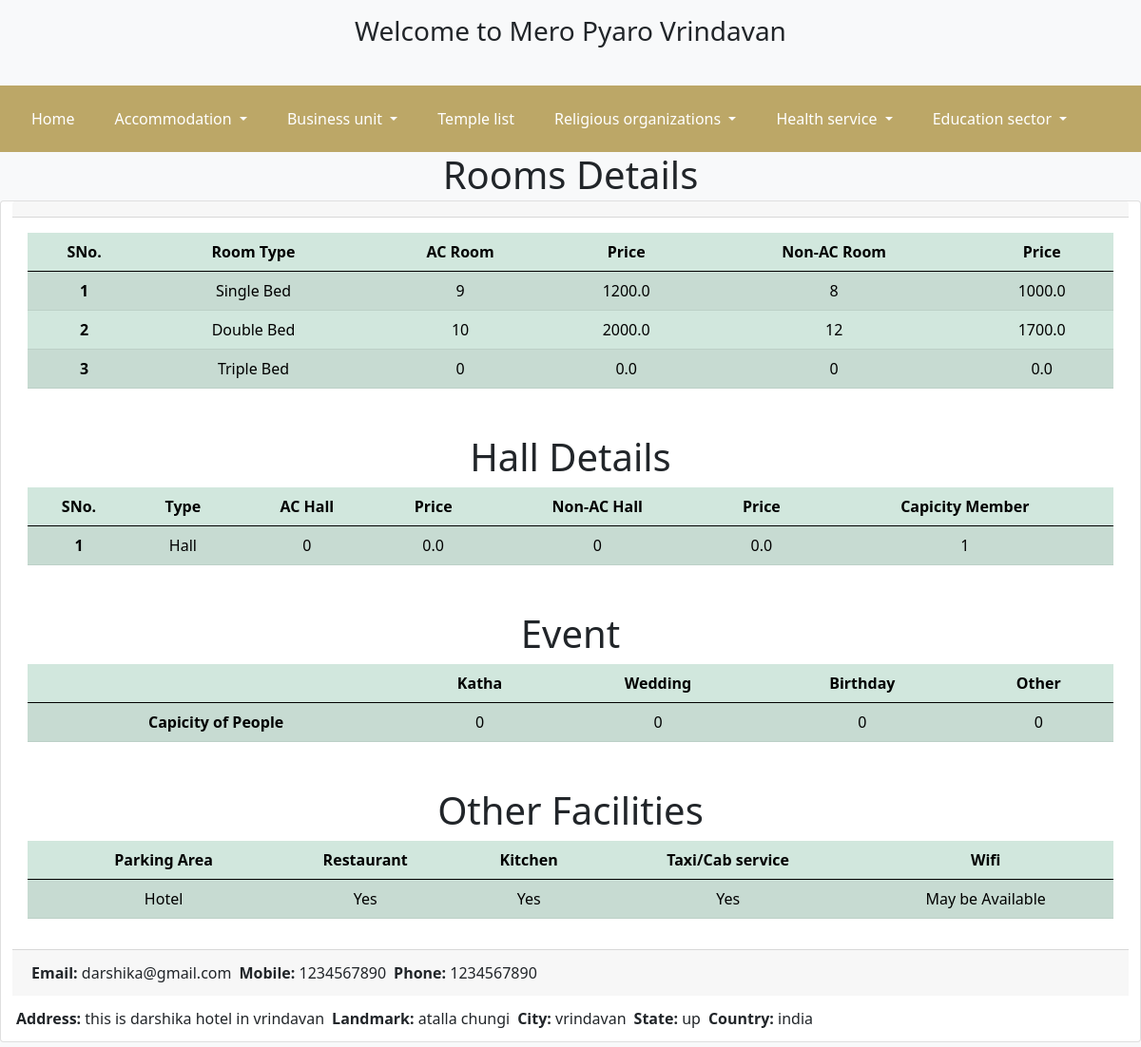
/visiting/1/, run on an earlier commit of the app's database.
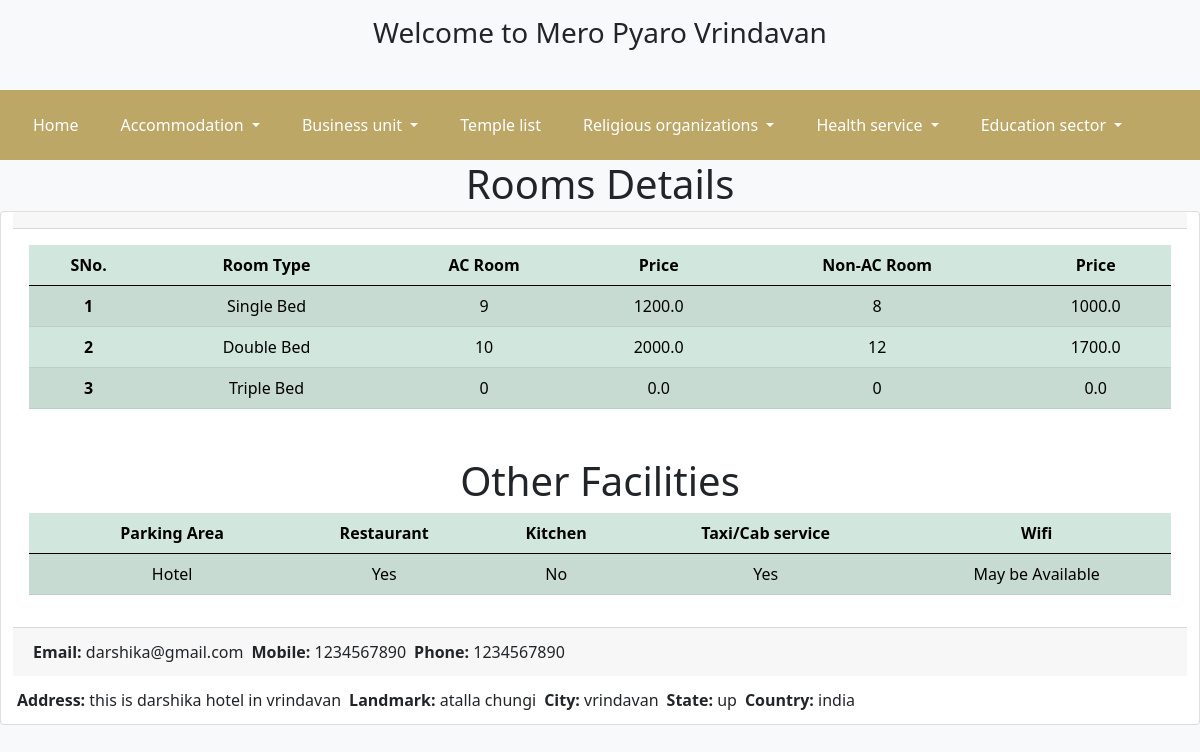
And on a later commit of the database.
### business/models.py (models this page shows, shortened)
class business(models.Model):
    business_type = models.ForeignKey(BusinessType,on_delete=models.PROTECT)
    name = models.CharField(max_length=1000,null=True)
    address = models.TextField(null=True)
    landmark = models.CharField(max_length=1000,null=True)
    city = models.CharField(max_length=1000,null=True,default='')
    state = models.CharField(max_length=1000,null=True,default='')
    country = models.CharField(max_length=1000,null=True,default='')
    mobile = models.CharField(max_length=20,null=True)
    phone = models.CharField(max_length=20,null=True, blank=True)
    email = models.EmailField(null=True)
    website = models.URLField(null=True, blank=True)
    main_img = models.ImageField(upload_to='business_image',null=True,default=None)
    room_img1 = models.ImageField(upload_to='business_image',null=True,default=None, blank=True)
    room_img2 = models.ImageField(upload_to='business_image',null=True,default=None, blank=True)
    room_img3 = models.ImageField(upload_to='business_image',null=True,default=None, blank=True)
    room_img4 = models.ImageField(upload_to='business_image',null=True,default=None, blank=True)
    intercome = models.BooleanField(null=True,default=False, blank=True)
    room_service = models.BooleanField(null=True,default=False, blank=True)
    power_backup_ac = models.BooleanField(null=True,default=False, blank=True)
    power_backup_fan = models.BooleanField(null=True,default=False, blank=True)
    hot_water = models.BooleanField(null=True,default=False, blank=True)
    room_tv = models.BooleanField(null=True,default=False, blank=True)
    travel_guide = models.BooleanField(null=True,default=False, blank=True)
    is_single = models.BooleanField(null=True,default=True)
    single_ac = models.IntegerField(null=True, default=0)
    single_non_ac = models.IntegerField(null=True, default=0)
    single_for = models.IntegerField(null=True,default=1)
    single_ac_price = models.FloatField(null=True, default=0.0)
    single_non_ac_price = models.FloatField(null=True, default=0.0)
    is_double = models.BooleanField(null=True,default=True)
    double_ac = models.IntegerField(null=True, default=0)
    double_non_ac = models.IntegerField(null=True, default=0)
    double_for = models.IntegerField(null=True,default=2)
    double_ac_price = models.FloatField(null=True, default=0.0)
    double_non_ac_price = models.FloatField(null=True, default=0.0)
    is_triple = models.BooleanField(null=True,default=True)
    triple_ac = models.IntegerField(null=True, default=0)
    triple_non_ac = models.IntegerField(null=True, default=0)
    triple_for = models.IntegerField(null=True,default=3)
    triple_ac_price = models.FloatField(null=True, default=0.0)
    triple_non_ac_price = models.FloatField(null=True, default=0.0)
    is_four = models.BooleanField(null=True,default=False)
    four_ac = models.IntegerField(null=True, default=0)
    four_non_ac = models.IntegerField(null=True, default=0)
    four_for = models.IntegerField(null=True,default=4)
    four_ac_price = models.FloatField(null=True, default=0.0)
    four_non_ac_price = models.FloatField(null=True, default=0.0)
    is_five = models.BooleanField(null=True,default=False)
    five_ac = models.IntegerField(null=True, default=0)
    five_non_ac = models.IntegerField(null=True, default=0)
    five_for = models.IntegerField(null=True,default=5)
    five_ac_price = models.FloatField(null=True, default=0.0)
    five_non_ac_price = models.FloatField(null=True, default=0.0)
    is_six = models.BooleanField(null=True,default=False)
    six_ac = models.IntegerField(null=True, default=0)
    six_non_ac = models.IntegerField(null=True, default=0)
    six_for = models.IntegerField(null=True,default=5)
    six_ac_price = models.FloatField(null=True, default=0.0)
    six_non_ac_price = models.FloatField(null=True, default=0.0)
    is_hall = models.BooleanField(null=True,default=False)
    hall_ac = models.IntegerField(null=True, default=0)
    hall_non_ac = models.IntegerField(null=True, default=0)
    hall_for = models.IntegerField(null=True,default=1)
    hall_ac_price = models.FloatField(null=True, default=0.0)
    hall_non_ac_price = models.FloatField(null=True, default=0.0)
    arrangement_for_katha = models.BooleanField(null=True,default=False)
    katha_people = models.IntegerField(null=True,default=0)
    arrangement_for_wedding = models.BooleanField(null=True,default=False)
    wedding_people = models.IntegerField(null=True,default=0)
    arrangement_for_birthday = models.BooleanField(null=True,default=False)
    birthday_people = models.IntegerField(null=True,default=0)
    arrangement_for_other = models.BooleanField(null=True,default=False)
    other_people = models.IntegerField(null=True,default=0)
    booking = models.BooleanField(null=True,default=False)
    booking_accept = models.CharField(max_length=500,null=True, default='')
    kitchen = models.BooleanField(null=True,default=False)
    kitchen_for = models.IntegerField(null=True,default=0)
    parking = models.BooleanField(null=True,default=False)
    parking_address = models.CharField(max_length=100, null=True,default='Hotel')
    restaurant = models.BooleanField(null=True,default=False)
    restaurant_for = models.IntegerField(null=True,default=0)
    taxi_service = models.BooleanField(null=True,default=False)
    checkout = models.CharField(max_length=50,null=True, default='12:00pm for 24 hrs')
    owner_name = models.CharField(max_length=100,null=True,default='', blank=True)
    manager_contact_no = models.CharField(max_length=15,null=True,default='')
    attr1 = models.CharField(max_length=100,null=True,default='', blank=True)
    attr2 = models.CharField(max_length=100,null=True,default='', blank=True)
    attr3 = models.CharField(max_length=100,null=True,default='', blank=True)
    attr4 = models.CharField(max_length=100,null=True,default='', blank=True)
    attr5 = models.CharField(max_length=100,null=True,default='', blank=True)
    attr6 = models.IntegerField(null=True,default=0, blank=True)
    attr7 = models.IntegerField(null=True,default=0, blank=True)
    attr8 = models.IntegerField(null=True,default=0, blank=True)
    attr9 = models.IntegerField(null=True,default=0, blank=True)
    attr10 = models.IntegerField(null=True,default=0, blank=True)

### homepage/views.py (the view)
# urls.py: path('visiting/<int:id>/', views.visiting,name='visiting'),
def visiting(request,id):
    view_business = business.objects.get(id=id)
    context = {
        'business_details':view_business
    }
    return render(request,'visiting.html',context)

### homepage/templates/visiting.html (shortened to what this page needs)
{% extends 'base.html' %}
{% block content %}
<div class="container-fluid">
    <h1 class="text-center">Rooms Details</h1>
    <div class="row">
        <div class="hori card text-center">
            <div class="card-header">
            </div>
            <div class="card-body">
                <table class="table table-success table-striped">
                    <thead>
                        <tr>
                            <th scope="col">SNo.</th>
                            <th scope="col">Room Type</th>
                            <th scope="col">AC Room</th>
                            <th scope="col">Price</th>
                            <th scope="col">Non-AC Room</th>
                            <th scope="col">Price</th>
                        </tr>
                    </thead>
                    <tbody>
                        {% if business_details.is_single %}
                        <tr>
                            <th scope="row">1</th>
                            <td>Single Bed</td>
                            <td>{{business_details.single_ac}}</td>
                            <td>{{business_details.single_ac_price}}</td>
                            <td>{{business_details.single_non_ac}}</td>
                            <td>{{business_details.single_non_ac_price}}</td>
                        </tr>
                        {% endif %}
                        {% if business_details.is_double %}
                        <tr>
                            <th scope="row">2</th>
                            <td>Double Bed</td>
                            <td>{{business_details.double_ac}}</td>
                            <td>{{business_details.double_ac_price}}</td>
                            <td>{{business_details.double_non_ac}}</td>
                            <td>{{business_details.double_non_ac_price}}</td>
                        </tr>
                        {% endif %}
                        {% if business_details.is_triple %}
                        <tr>
                            <th scope="row">3</th>
                            <td>Triple Bed</td>
                            <td>{{business_details.triple_ac}}</td>
                            <td>{{business_details.triple_ac_price}}</td>
                            <td>{{business_details.triple_non_ac}}</td>
                            <td>{{business_details.triple_non_ac_price}}</td>
                        </tr>
                        {% endif %}
                    </tbody>
                </table>
            </div>
            {% if business_details.is_hall %}
            <div class="card-body">
                <h1 class="text-center">Hall Details</h1>
                <table class="table table-success table-striped">
                    <thead>
                        <tr>
                            <th scope="col">SNo.</th>
                            <th scope="col">Type</th>
                            <th scope="col">AC Hall</th>
                            <th scope="col">Price</th>
                            <th scope="col">Non-AC Hall</th>
                            <th scope="col">Price</th>
                            <th scope="col">Capicity Member</th>
                        </tr>
                    </thead>
                    <tbody>
                        <tr>
                            <th scope="row">1</th>
                            <td>Hall</td>
                            <td>{{business_details.hall_ac}}</td>
                            <td>{{business_details.hall_ac_price}}</td>
                            <td>{{business_details.hall_non_ac}}</td>
                            <td>{{business_details.hall_non_ac_price}}</td>
                            <td>{{business_details.hall_for}}</td>
                        </tr>
                    </tbody>
                </table>
            </div>
            {% endif %}
            {% if business_details.arrangement_for_katha %}
            <div class="card-body">
                <h1 class="text-center">Event</h1>
                <table class="table table-success table-striped">
                    <thead>
                        <tr>
                            <th scope="col"></th>
                            <th scope="col">Katha</th>
                            <th scope="col">Wedding</th>
                            <th scope="col">Birthday</th>
                            <th scope="col">Other</th>
                        </tr>
                    </thead>
                    <tbody>
                        <tr>
                            <th scope="row">Capicity of People</th>
                            <td>{{business_details.katha_people}}</td>
                            <td>{{business_details.wedding_people}}</td>
                            <td>{{business_details.birthday_people}}</td>
                            <td>{{business_details.other_people}}</td>
                        </tr>
                    </tbody>
                </table>
            </div>
            {% endif %}
            <div class="card-body">
                <h1 class="text-center">Other Facilities</h1>
                <table class="table table-success table-striped">
                    <thead>
                        <tr>
                            <th scope="col"></th>
                            <th scope="col">Parking Area</th>
                            <th scope="col">Restaurant</th>
                            <th scope="col">Kitchen</th>
                            <th scope="col">Taxi/Cab service</th>
                            <th scope="col">Wifi</th>
                        </tr>
                    </thead>
                    <tbody>
                        <tr>
                            <th scope="row"></th>
                            <td>{{business_details.parking_address}}</td>
                            <td>{% if business_details.restaurant %} Yes {% else %} No {% endif %}</td>
                            <td>{% if business_details.kitchen %} Yes {% else %} No {% endif %}</td>
                            <td>{% if business_details.taxi_service %} Yes {% else %} No {% endif %}</td>
                            <td>May be Available</td>
                        </tr>
                    </tbody>
                </table>
            </div>
            <div>
                <div class="card-footer d-flex mb-2">
                    <div class="m-1"><b>Email:</b> {{business_details.email}}</div>
                    <div class="m-1"><b>Mobile:</b> {{business_details.mobile}}</div>
                    <div class="m-1"><b>Phone:</b> {{business_details.phone}}</div>
                </div>
                <div class="d-flex mb-2">
                    <div class="m-1"><b>Address:</b> {{business_details.address}}</div>
                    <div class="m-1"><b>Landmark:</b> {{business_details.landmark}}</div>
                    <div class="m-1"><b>City:</b> {{business_details.city}}</div>
                    <div class="m-1"><b>State:</b> {{business_details.state}}</div>
                    <div class="m-1"><b>Country:</b> {{business_details.country}}</div>
                </div>
            </div>
        </div>
    </div>
</div>
{% endblock %}

### templates/base.html (shortened to what this page needs)
<!DOCTYPE html>
<html>
<head>
    <link href="https://cdn.jsdelivr.net/npm/bootstrap@5.0.2/dist/css/bootstrap.min.css"
 rel="stylesheet">
    <link href="https://cdnjs.cloudflare.com/ajax/libs/font-awesome/4.7.0/css/font-awesome.min.css" rel="stylesheet">
</head>
<body>
    <h3 class="text-center m-3">Welcome to Mero Pyaro Vrindavan</h3>
    <div class="fluid-container text-center">
    </div>
    <nav class="navbar navbar-expand-lg navbar-light navbar_back">
        <div class="container-fluid">
            <div class="collapse navbar-collapse" id="navbarSupportedContent">
                <ul class="navbar-nav me-auto mb-2 mb-lg-0">
                    <li class="btn nav-item">
                        <a aria-current="page" class="nav-link active nav-link-color" href="/"
                           style="color:white;">Home</a>
                    </li>
                    <li class="btn nav-item dropdown">
                        <a aria-expanded="false" class="nav-link dropdown-toggle" data-bs-toggle="dropdown" href="#"
                           role="button" style="color:white;">
                            Accommodation
                        </a>
                    </li>
                    <li class="btn nav-item dropdown">
                        <a aria-expanded="false" class="nav-link dropdown-toggle" data-bs-toggle="dropdown" href="#"
                           role="button" style="color:white;">
                            Business unit
                        </a>
                    </li>
                    <li class="btn nav-item">
                        <a aria-current="page" class="nav-link" href="/" style="color:white;">Temple list</a>
                    </li>
                    <li class="btn nav-item dropdown">
                        <a aria-expanded="false" class="nav-link dropdown-toggle" data-bs-toggle="dropdown" href="#"
                           role="button" style="color:white;">
                            Religious organizations
                        </a>
                    </li>
                    <li class="btn nav-item dropdown">
                        <a aria-expanded="false" class="nav-link dropdown-toggle" data-bs-toggle="dropdown" href="#"
                           role="button" style="color:white;">
                            Health service
                        </a>
                    </li>
                    <li class="btn nav-item dropdown">
                        <a aria-expanded="false" class="nav-link dropdown-toggle" data-bs-toggle="dropdown" href="#"
                           role="button" style="color:white;">
                            Education sector
                        </a>
                    </li>
                </ul>
            </div>
        </div>
    </nav>
    {% block content %}
    {% endblock %}
</body>
</html>

What changed in the data, as far as the page shows it:
changed business "Hotel": is_hall True → False (drawn); hall_ac "0" → (not shown); hall_ac_price "0.0" → (not shown); hall_non_ac "0" → (not shown); hall_non_ac_price "0.0" → (not shown); hall_for "1" → (not shown); arrangement_for_katha True → False (drawn); katha_people "0" → (not shown); wedding_people "0" → (not shown); birthday_people "0" → (not shown); other_people "0" → (not shown)
Also different on the page:
text no longer shown: "Hall Details SNo. Type AC Hall Price Non-AC Hall Price Capicity Member 1 Hall Event Katha Wedding Birthday Other Capicity of People Yes"
text now shown: "No"
